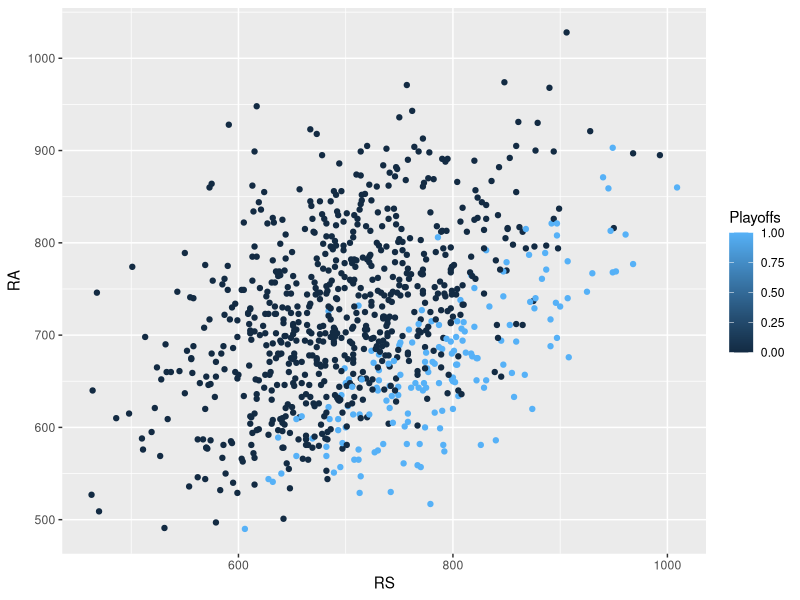
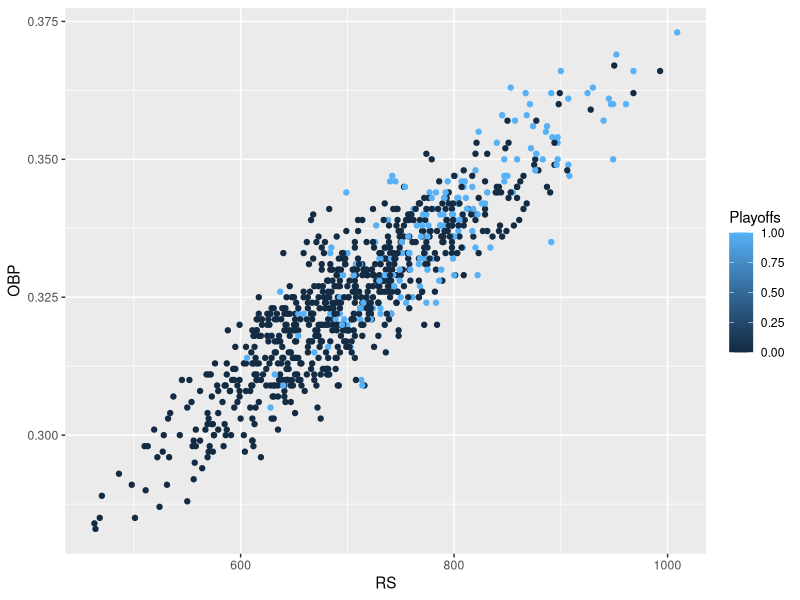
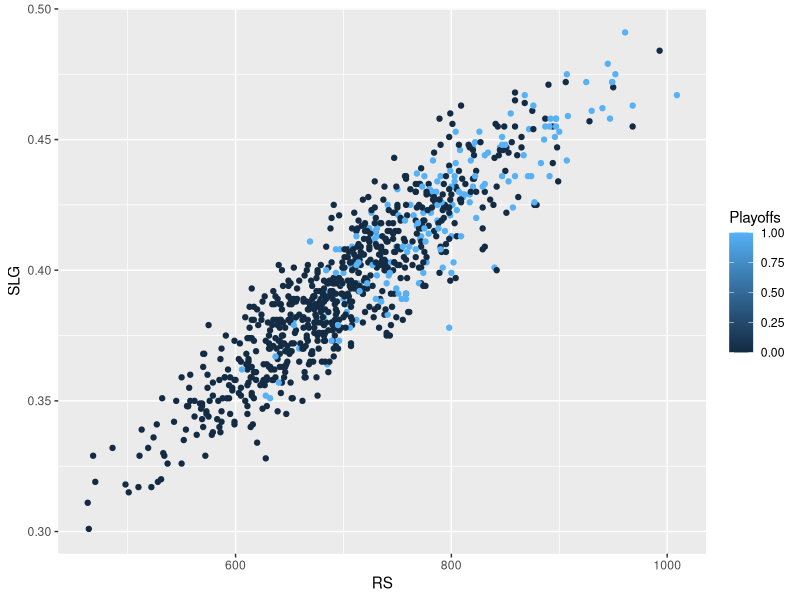
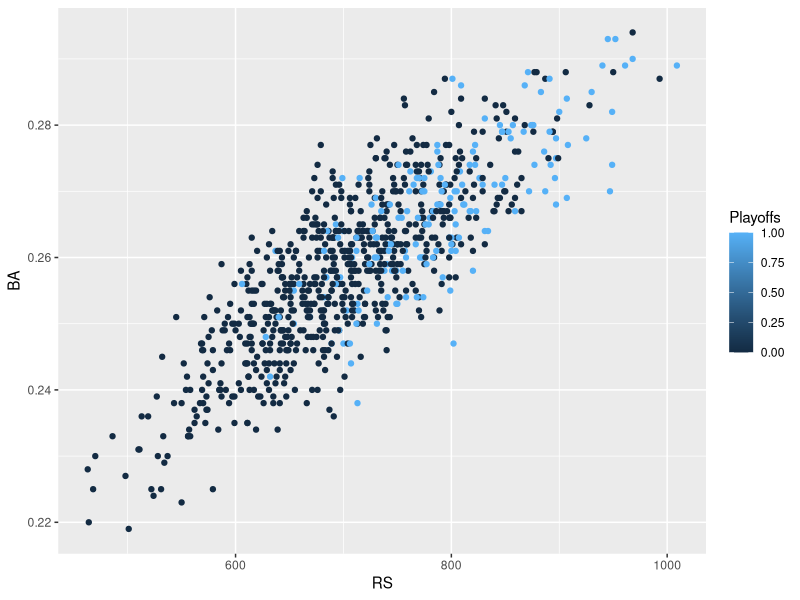
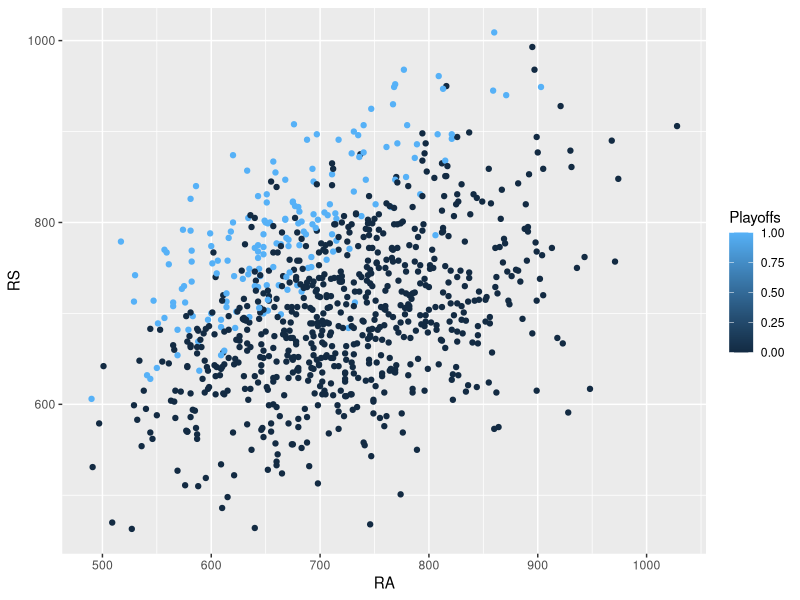
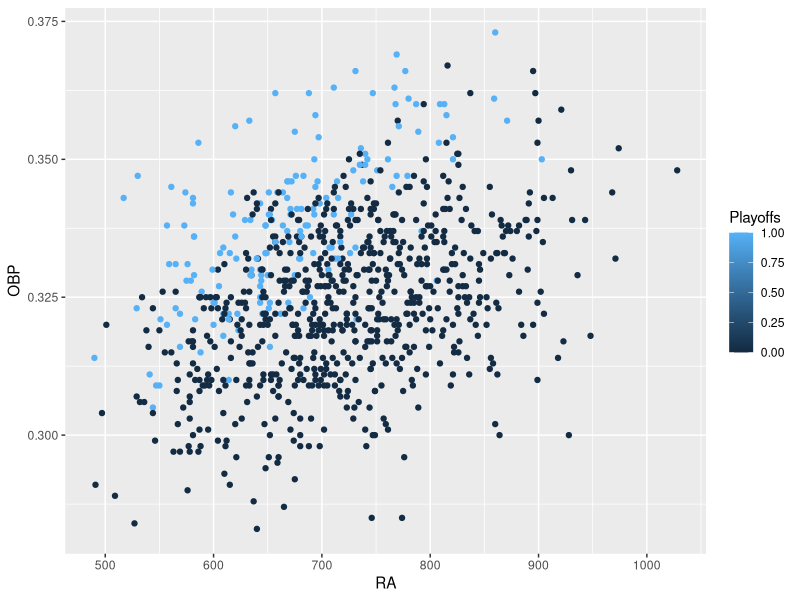
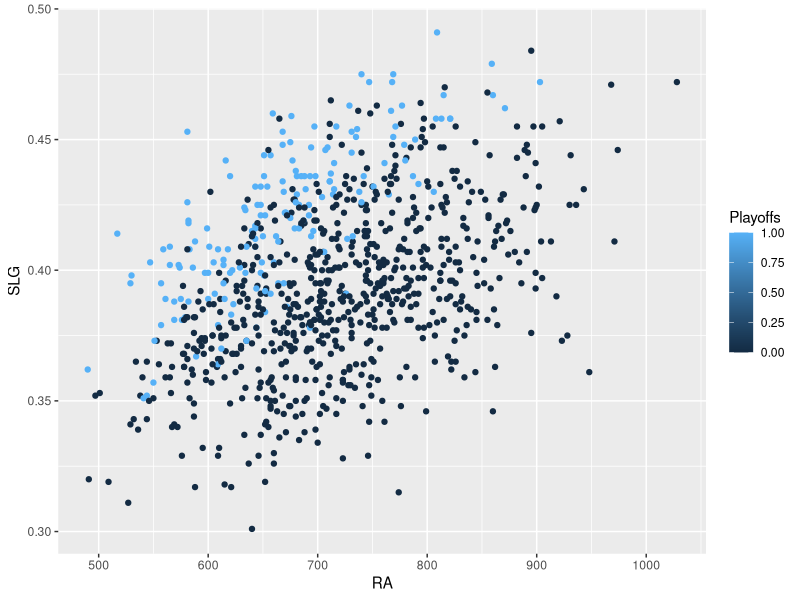
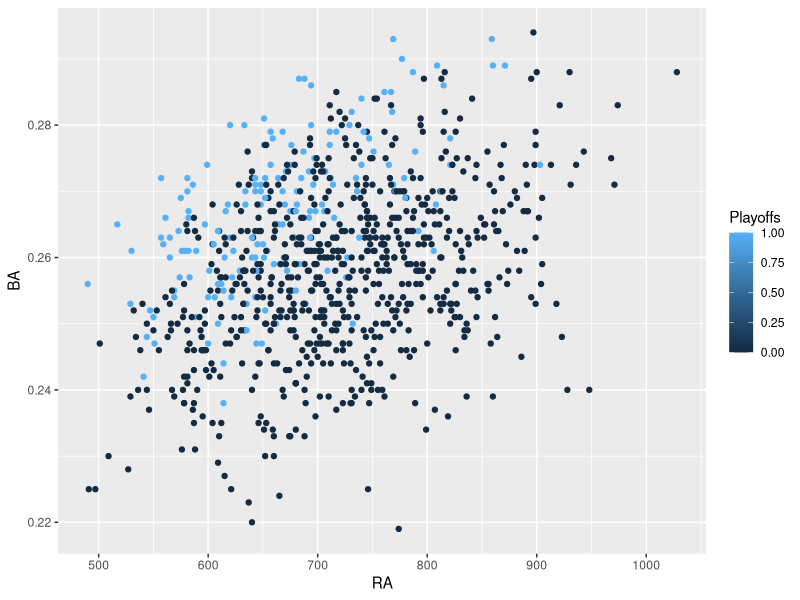

Generate these figures, in order, with R: (Note: this script raises an error after producing the figures.)
library(ggplot2)
setwd("~/Desktop/Assignment upgrad/Baseball-Playoffs-Prediction/")

data <- read.csv("baseball_train.csv")
class(data)

train <- data[,c("Team","RS","RA","OBP","SLG","BA")]
cls <- data[,c("Team","Playoffs")]

head(train)
head(cls)

unique(data$Playoffs)
ggplot(data, aes(RS,RA, color = Playoffs)) + geom_point()
ggplot(data, aes(RS,OBP, color = Playoffs)) + geom_point()
ggplot(data, aes(RS,SLG, color = Playoffs)) + geom_point()
ggplot(data, aes(RS,BA, color = Playoffs)) + geom_point()

ggplot(data, aes(RA,RS, color = Playoffs)) + geom_point()
ggplot(data, aes(RA,OBP, color = Playoffs)) + geom_point()
ggplot(data, aes(RA,SLG, color = Playoffs)) + geom_point()
ggplot(data, aes(RA,BA, color = Playoffs)) + geom_point()

ggplot(data, aes(RS, RA, BA, color = Playoffs)) + geom_point()

# splitting to training and testing data set for the known samples given
train_size <- floor(0.75 * nrow(data))
set.seed(234)
train_index <- sample(seq_len(nrow(data)), size = train_size)
train <- data[train_index, ]
test <- data[-train_index, ]

#predictM <- lm(Playoffs ~  OBP + SLG + BA, data = train)
predictM <- lm(Playoffs ~  RS + RA + OBP + SLG + BA, data = train)
summary(predictM)

prediction <- predict(predictM, newdata = test)
head(prediction)
head(test$Playoffs)
mean(prediction)

prediction[prediction < mean(prediction)] <- round(0)
prediction[prediction > mean(prediction)] <- round(1)
prediction[prediction < mean(prediction)] <- round(0)
prediction[prediction > mean(prediction)] <- round(1)

head(prediction)

SSE <- sum((test$Playoffs - prediction)^2)
SST <- sum((test$Playoffs - mean(test$Playoffs))^2)
1 - SSE/SST
library(caret)
result <- confusionMatrix(prediction, test$Playoffs)
result
unique(prediction)
length(prediction)
